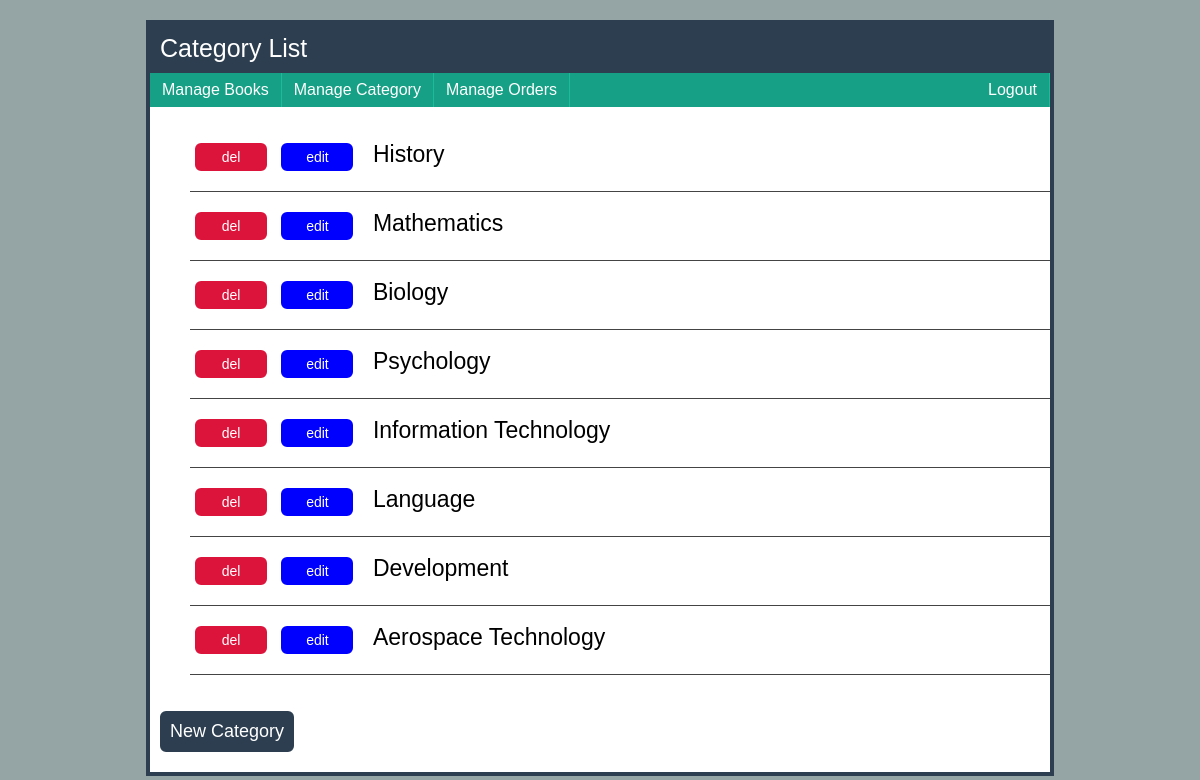
Screenshot of /admin/cat-list.php (signed in) with the database file from the repository.
### tables this page shows
CREATE TABLE `categories` (
  `id` int(11) NOT NULL,
  `name` varchar(255) NOT NULL,
  `remark` text NOT NULL,
  `created_date` datetime NOT NULL,
  `modified_date` datetime NOT NULL
);

### admin/cat-list.php (the view, shortened to what this page needs)
<?php
    include("confs/config.php");
    $result = mysqli_query($conn, "SELECT * FROM categories");
?>
<!DOCTYPE html>
<html lang="en">
<head>
    <link rel="stylesheet" href="css/style.css">
</head>
<body>
    <h1>Category List</h1>
    <ul class="menu">
        <li><a href="book-list.php">Manage Books</a></li>
        <li><a href="cat-list.php">Manage Category</a></li>
        <li><a href="orders.php">Manage Orders</a></li>
        <li style="float:right"><a href="logout.php">Logout</a></li>
    </ul>
    <ul class="catlist">
        <?php while($row = mysqli_fetch_assoc($result)) : ?>
            <li title="<?php echo $row['remark'] ?>" >
                <a href="cat-del.php?id=<?php echo $row['id'] ?>" class="del">del</a>
                <a href="cat-edit.php?id=<?php echo $row['id'] ?>" class="edt">edit</a>
                <span><?php echo $row['name'] ?></span>
            </li>
        <?php endwhile; ?>
    </ul>
    <a href="cat-new.php" class="new">New Category</a>
</body>
</html>

### admin/css/style.css (style rules this page uses)
html { background: #95a5a6; }
body { font-family: 'Poppins', sans-serif; width: 900px; background: #fff; border: 4px solid #2c3e50; margin: 20px auto; }
h1 { padding: 10px; font-size: 25px; background: #2c3e50; margin: 0px auto; color: #fff; font-weight: 500; }
ul.menu { list-style-type: none; margin: 0; padding: 0; overflow: hidden; background: #16a085; }
ul.menu li { float: left; border-right: 1px solid #1abc9c; }
ul.menu li a { display: block; color: #fff; text-align: center; padding: 8px 12px; text-decoration: none; transition: all 0.3s ease; }
ul.catlist { list-style: none; }
ul.catlist li { border-bottom: 1px solid #444; }
ul.catlist li span { font-size: 23px; padding: 10px; font-weight: 500; }
.del { display: inline-block; text-decoration: none; width: 60px; text-align:center; padding: 4px 4px; margin: 20px 5px; background: crimson; color: white; border: 2px solid crimson; font-size: 14px; border-radius: 6px; transition: all 0.3s ease; }
.new, .catupdate, .addbook, .l-btn { display: inline-block; text-decoration: none; padding: 8px; margin: 20px 10px; background: #2c3e50; color: #fff; border: 2px solid #2c3e50; font-size: 18px; border-radius: 6px; transition: all 0.3s ease; }
.edt { display: inline-block; text-decoration: none; width: 60px; text-align:center; padding: 4px 4px; margin: 20px 5px; background: blue; color: white; border: 2px solid blue; font-size: 14px; border-radius: 6px; transition: all 0.3s ease; }

### rows the page displays
categories: name "History"
categories: name "Mathematics"
categories: name "Biology"
categories: name "Psychology"
categories: name "Information Technology"
categories: name "Language"
categories: name "Development"
categories: name "Aerospace Technology"
